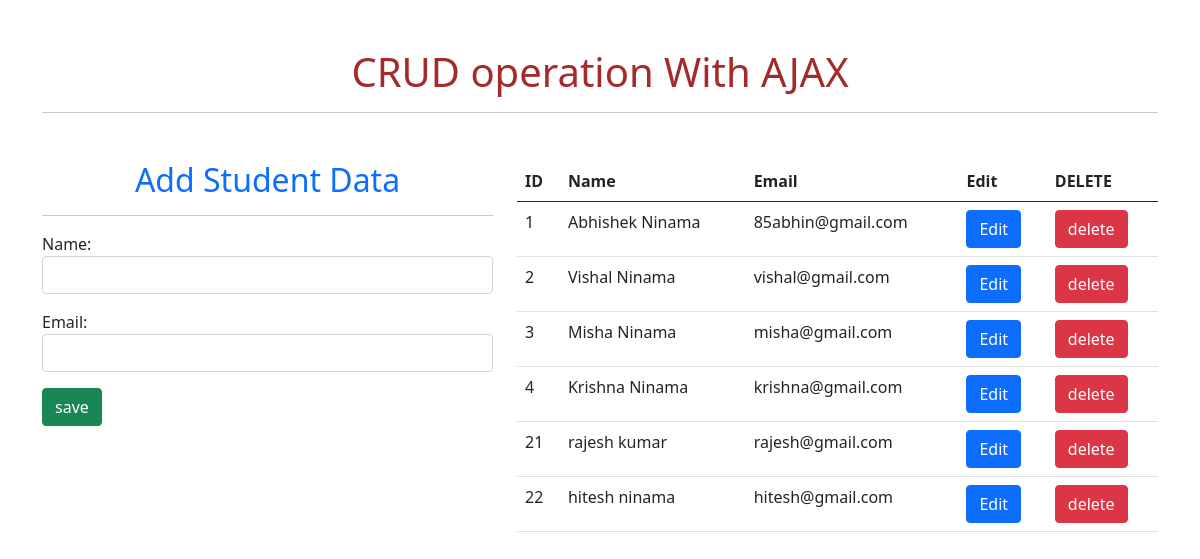
The page / on the database its author committed.
### myapp/models.py (models this page shows)
class Studentdetails(models.Model):
    name=models.CharField(max_length=100)
    email=models.EmailField(max_length=100)

### myapp/views.py (the view)
# urls.py: 2. Add a URL to urlpatterns:  path('', views.home, name='home')
def home(request):
    student_details=Studentdetails.objects.all()
    if request.method == 'POST':
        form = MyForm(request.POST)
        if form.is_valid():
            form.save()
    else:
        form = MyForm()
    return render(request,'myapp/home.html',{'students':student_details,'form':form})

### myapp/forms.py
class MyForm(forms.ModelForm):
    class Meta:
        model = Studentdetails
        fields = ['name', 'email']
        widgets = {
            'name': forms.TextInput(attrs={'class': 'form-control','id':'nameid'}),
            'email': forms.EmailInput(attrs={'class': 'form-control','id':'emailid'}),
        }

### myapp/templates/myapp/home.html (shortened to what this page needs)
{% load static %}
<!doctype html>
<html lang="en">
  <head>
    <link href="https://cdn.jsdelivr.net/npm/bootstrap@5.0.2/dist/css/bootstrap.min.css" rel="stylesheet">
  </head>
  <body>
    <div class="container mt-5">
       <h1 class="text-center" style="color: brown;"> CRUD operation With AJAX</h1>
       <hr>
       <div class="row mt-5">
            <div class="col-5">
                <h2 class="text-primary text-center">Add Student Data</h2>
                <hr>
                    <form method="post">
                        {{ form.as_p }}
                        <input type="button" class="btn btn-success" id="btnsave" value="save">
                    </form>
            </div>
            <div class="col-7">
                <table class="table table-hover">
                    <tr>
                            <th>ID</th>
                            <th>Name</th>
                            <th>Email</th>
                            <th>Edit</th>
                            <th>DELETE</th>
                    </tr>
                    <tbody id="tbody">
                    {% for s in students %}
                    <tr >
                            <td>{{s.id}}</td>
                            <td>{{s.name}}</td>
                            <td>{{s.email}}</td>
                            <td><input type="button" data-sid="{{s.id}}" value="Edit" class="btn btn-primary btn-edit"></td>
                            <td><input type="button" data-sid="{{s.id}}" value="delete" class="btn btn-danger btn-del"></td>
                    </tr>
                    {% endfor %}
                    </tbody>
                </table>
            </div>
       </div>
    </div>
  </body>
</html>

### rows shown on the page
Studentdetails: id "1", name "Abhishek Ninama", email "85abhin@gmail.com"
Studentdetails: id "2", name "Vishal Ninama", email "vishal@gmail.com"
Studentdetails: id "3", name "Misha Ninama", email "misha@gmail.com"
Studentdetails: id "4", name "Krishna Ninama", email "krishna@gmail.com"
Studentdetails: id "21", name "rajesh kumar", email "rajesh@gmail.com"
Studentdetails: id "22", name "hitesh ninama", email "hitesh@gmail.com"
